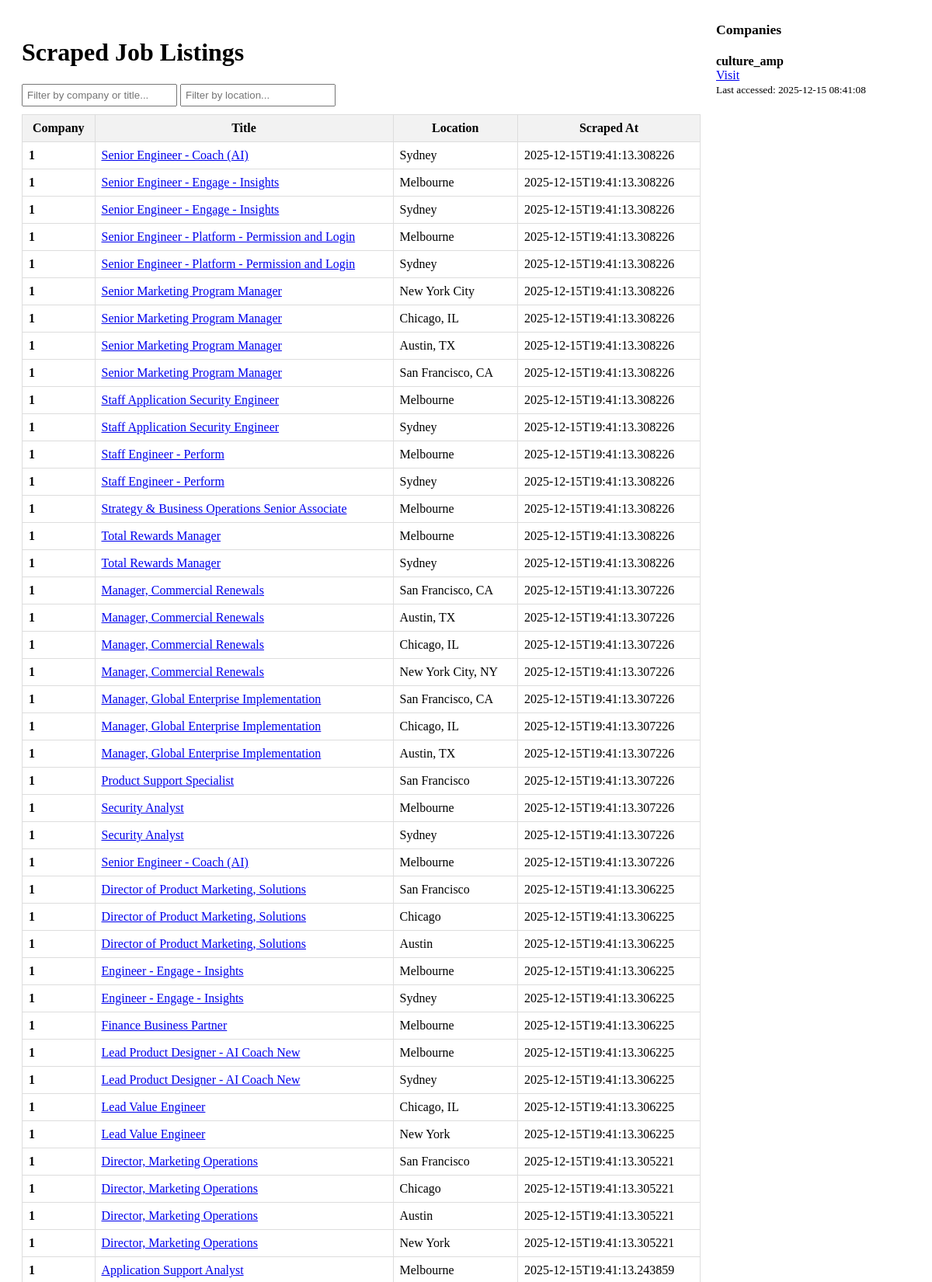
The page / (upper part) on the database its author committed.
### tables this page shows
CREATE TABLE job (
            id INTEGER PRIMARY KEY AUTOINCREMENT,
            company TEXT,
            title TEXT,
            location TEXT,
            link TEXT,
            posted_at TIMESTAMP,
            scraped_at TIMESTAMP,
            user_removed BOOLEAN DEFAULT 0
        );

CREATE TABLE company (
            id INTEGER PRIMARY KEY AUTOINCREMENT,
            name TEXT UNIQUE,
            link TEXT,
            last_accessed TIMESTAMP
        );

### app.py (the view)
@app.route('/')
def index():
    with sqlite3.connect(DB_NAME) as conn:
        conn.row_factory = sqlite3.Row
        c = conn.cursor()
        c.execute('SELECT company, title, location, link, scraped_at FROM job ORDER BY scraped_at DESC')
        jobs = c.fetchall()
        c.execute('SELECT DISTINCT * FROM company ORDER BY name')
        companies = c.fetchall()
    return render_template('index.html', jobs=jobs, companies=companies)

### templates/index.html (shortened to what this page needs)
<html>
<head>
</head>
<body>
<div class="main">
    <h1>Scraped Job Listings</h1>
    <input type="text" id="filter" placeholder="Filter by company or title...">
    <input type="text" id="locationFilter" placeholder="Filter by location...">
    <table id="jobsTable">
        <thead>
            <tr>
                <th data-column="company">Company</th>
                <th data-column="title">Title</th>
                <th data-column="location">Location</th>
                <th data-column="scraped_at">Scraped At</th>
            </tr>
        </thead>
        <tbody>
        {% for job in jobs %}
            <tr>
                <td><strong>{{ job['company'] }}</strong></td>
                <td><a href="{{ job['link'] }}" target="_blank">{{ job['title'] }}</a></td>
                <td>{{ job['location'] }}</td>
                <td>{{ job['scraped_at'] }}</td>
            </tr>
        {% endfor %}
        </tbody>
    </table>
</div>
<div class="sidebar">
    <h2>Companies</h2>
    <ul>
    {% for company in companies %}
        <li>
            <strong>{{ company['name'] }}</strong><br>
            <a href="{{ company['link'] }}" target="_blank">Visit</a><br>
            <small>Last accessed: {{ company['last_accessed'] }}</small>
        </li>
    {% endfor %}
    </ul>
</div>
</body>
</html>

### templates/index.html (style rules this page uses)
body { display: flex; gap: 20px; padding: 20px; }
.main { flex: 1; }
.sidebar { width: 250px; }
.sidebar h2 { font-size: 1.1em; margin-top: 0; }
.sidebar ul { list-style: none; padding: 0; }
.sidebar li { padding: 5px 0; }
table { width: 100%; border-collapse: collapse; margin-bottom: 20px; }
th, td { border: 1px solid #ddd; padding: 8px; }
th { background-color: #f2f2f2; cursor: pointer; }
#filter { margin-bottom: 10px; padding: 5px; width: 200px; }
#locationFilter { margin-bottom: 10px; padding: 5px; width: 200px; }

### rows shown on the page
job: company "1", title "Senior Engineer - Coach (AI)", location "Sydney", scraped_at "2025-12-15T19:41:13.308226"
job: company "1", title "Senior Engineer - Engage - Insights", location "Melbourne", scraped_at "2025-12-15T19:41:13.308226"
job: company "1", title "Senior Engineer - Engage - Insights", location "Sydney", scraped_at "2025-12-15T19:41:13.308226"
job: company "1", title "Senior Engineer - Platform - Permission and Login", location "Melbourne", scraped_at "2025-12-15T19:41:13.308226"
job: company "1", title "Senior Engineer - Platform - Permission and Login", location "Sydney", scraped_at "2025-12-15T19:41:13.308226"
job: company "1", title "Senior Marketing Program Manager", location "New York City", scraped_at "2025-12-15T19:41:13.308226"
job: company "1", title "Senior Marketing Program Manager", location "Chicago, IL", scraped_at "2025-12-15T19:41:13.308226"
job: company "1", title "Senior Marketing Program Manager", location "Austin, TX", scraped_at "2025-12-15T19:41:13.308226"
job: company "1", title "Senior Marketing Program Manager", location "San Francisco, CA", scraped_at "2025-12-15T19:41:13.308226"
job: company "1", title "Staff Application Security Engineer", location "Melbourne", scraped_at "2025-12-15T19:41:13.308226"
job: company "1", title "Staff Application Security Engineer", location "Sydney", scraped_at "2025-12-15T19:41:13.308226"
job: company "1", title "Staff Engineer - Perform", location "Melbourne", scraped_at "2025-12-15T19:41:13.308226"
job: company "1", title "Staff Engineer - Perform", location "Sydney", scraped_at "2025-12-15T19:41:13.308226"
job: company "1", title "Strategy & Business Operations Senior Associate", location "Melbourne", scraped_at "2025-12-15T19:41:13.308226"
job: company "1", title "Total Rewards Manager", location "Melbourne", scraped_at "2025-12-15T19:41:13.308226"
job: company "1", title "Total Rewards Manager", location "Sydney", scraped_at "2025-12-15T19:41:13.308226"
job: company "1", title "Manager, Commercial Renewals", location "San Francisco, CA", scraped_at "2025-12-15T19:41:13.307226"
job: company "1", title "Manager, Commercial Renewals", location "Austin, TX", scraped_at "2025-12-15T19:41:13.307226"
job: company "1", title "Manager, Commercial Renewals", location "Chicago, IL", scraped_at "2025-12-15T19:41:13.307226"
job: company "1", title "Manager, Commercial Renewals", location "New York City, NY", scraped_at "2025-12-15T19:41:13.307226"
job: company "1", title "Manager, Global Enterprise Implementation", location "San Francisco, CA", scraped_at "2025-12-15T19:41:13.307226"
job: company "1", title "Manager, Global Enterprise Implementation", location "Chicago, IL", scraped_at "2025-12-15T19:41:13.307226"
job: company "1", title "Manager, Global Enterprise Implementation", location "Austin, TX", scraped_at "2025-12-15T19:41:13.307226"
job: company "1", title "Product Support Specialist", location "San Francisco", scraped_at "2025-12-15T19:41:13.307226"
job: company "1", title "Security Analyst", location "Melbourne", scraped_at "2025-12-15T19:41:13.307226"
job: company "1", title "Security Analyst", location "Sydney", scraped_at "2025-12-15T19:41:13.307226"
job: company "1", title "Senior Engineer - Coach (AI)", location "Melbourne", scraped_at "2025-12-15T19:41:13.307226"
job: company "1", title "Director of Product Marketing, Solutions", location "San Francisco", scraped_at "2025-12-15T19:41:13.306225"
job: company "1", title "Director of Product Marketing, Solutions", location "Chicago", scraped_at "2025-12-15T19:41:13.306225"
job: company "1", title "Director of Product Marketing, Solutions", location "Austin", scraped_at "2025-12-15T19:41:13.306225"
job: company "1", title "Engineer - Engage - Insights", location "Melbourne", scraped_at "2025-12-15T19:41:13.306225"
job: company "1", title "Engineer - Engage - Insights", location "Sydney", scraped_at "2025-12-15T19:41:13.306225"
job: company "1", title "Finance Business Partner", location "Melbourne", scraped_at "2025-12-15T19:41:13.306225"
job: company "1", title "Lead Product Designer - AI Coach New", location "Melbourne", scraped_at "2025-12-15T19:41:13.306225"
job: company "1", title "Lead Product Designer - AI Coach New", location "Sydney", scraped_at "2025-12-15T19:41:13.306225"
job: company "1", title "Lead Value Engineer", location "Chicago, IL", scraped_at "2025-12-15T19:41:13.306225"
job: company "1", title "Lead Value Engineer", location "New York", scraped_at "2025-12-15T19:41:13.306225"
job: company "1", title "Director, Marketing Operations", location "San Francisco", scraped_at "2025-12-15T19:41:13.305221"
job: company "1", title "Director, Marketing Operations", location "Chicago", scraped_at "2025-12-15T19:41:13.305221"
job: company "1", title "Director, Marketing Operations", location "Austin", scraped_at "2025-12-15T19:41:13.305221"
job: company "1", title "Director, Marketing Operations", location "New York", scraped_at "2025-12-15T19:41:13.305221"
job: company "1", title "Application Support Analyst", location "Melbourne", scraped_at "2025-12-15T19:41:13.243859"
company: name "culture_amp", last_accessed "2025-12-15 08:41:08"
